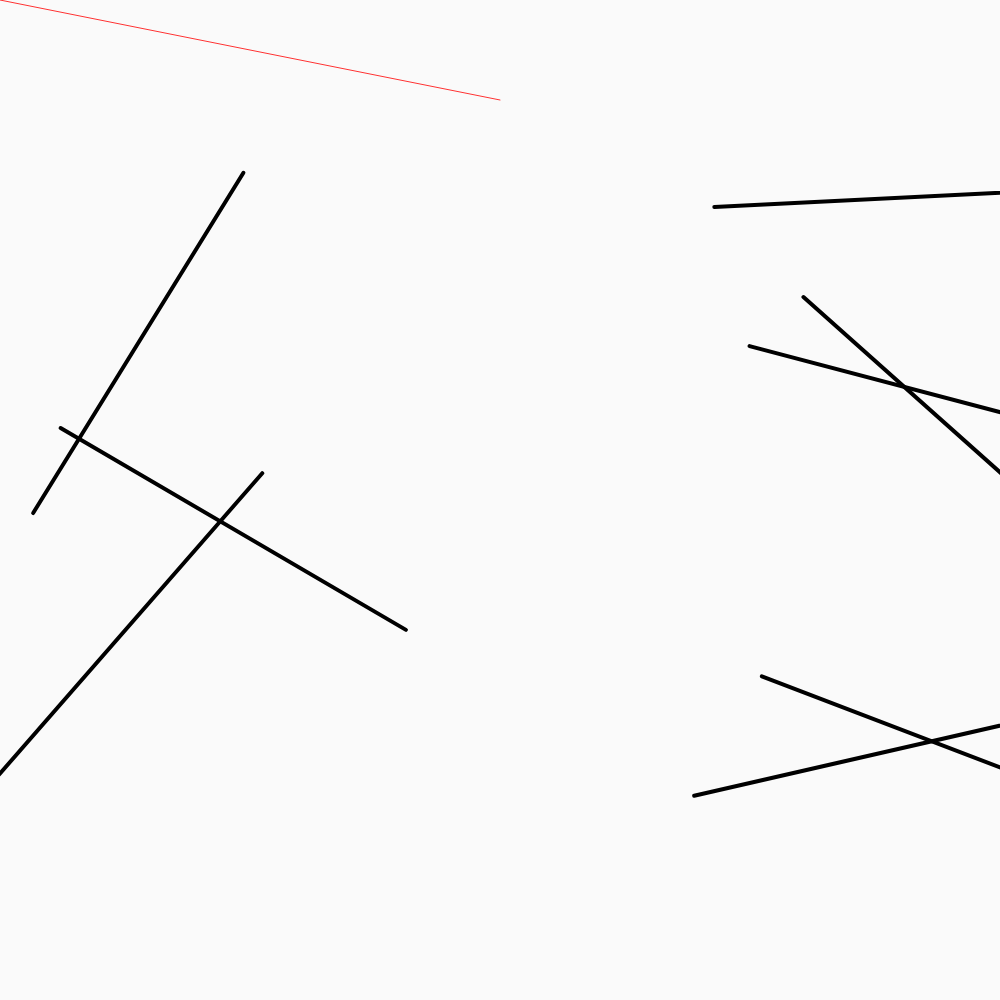
Frame 1 (no input)
Frame 60 (no input): identical to frame 1, image omitted
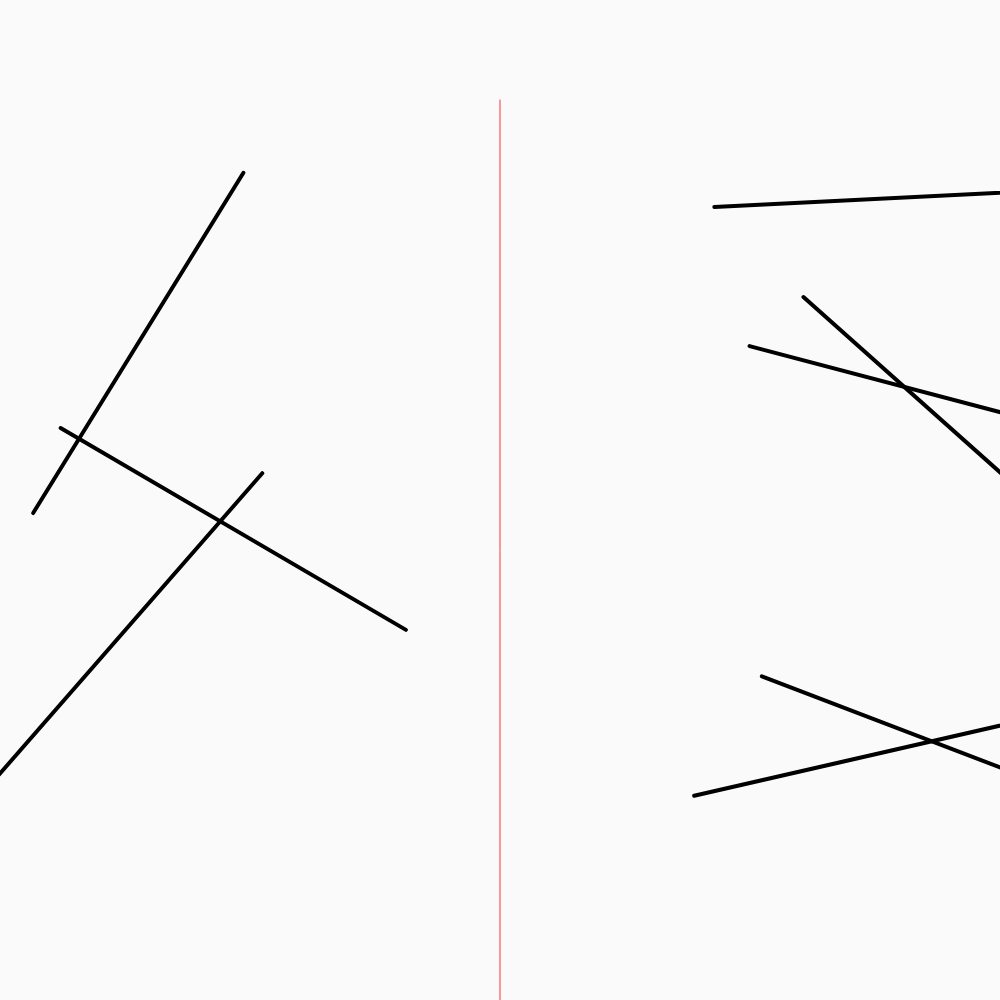
Frame 120 (the mouse pressed at the canvas centre since frame 60)

The p5.js sketch that drew these frames (run headless with seeded random() and noise() and a simulated clock; from frame 60 on, the mouse is pressed at the canvas centre):

// p5.js sketch
// ── sketch.js
const w = 1000;
const h = 1000;
var theta = 50;
var ray = [];
var wall1 = [];
var wallStartX = [];
var wallStartY = [];

var intercept;
var testVector;
var rayIntercept;
var reflection;
var wallCount = 8;
var cursorVector;
var cursorAngle;

function setup() {
	testVector = createVector(50, h/2);
	testVector2 = createVector(w/2, 100);
	testVector3 = createVector (900, h/2);
	createCanvas(w, h);
	frameRate(60);
	for (var i = 0; i < wallCount; i++){
		wallStartX [i] = random(w);
		wallStartY [i] = random(h);
	}
}


function ref(startRay, wall){	//Should return angle?/angle in degrees
	
	return ((2 * wall) - startRay);
}

function rayIntersect(){
	var rayCount = 1;
	ray [0] = new Ray(testVector2, degrees(thirdVector.heading()));
	//ray [1] = new Ray(testVector2, theta+90);
	//ray [2] = new Ray(testVector3, theta + 180);

	for (var j = rayCount; j <= rayCount; j++){
		var closest = null;
		var record = 2000;
		var wallCounter = null;
		var d = record;
		for(var i = 0; i < wallCount; i++){
			var temp = ray[j-1].cast(wall1 [i]);
			//console.log(temp);
			if (temp){
				temp.x = temp.x - cos(radians(ray[j-1].angle));
				temp.y = temp.y - sin(radians(ray[j-1].angle));
				var d = p5.Vector.dist(temp, ray[j-1].pos);
				//console.log(d);
				//console.log((d && (d < record)));
				if(d < record){
					record = d;
					closest = temp;
					wallCounter = i;
				}
			}
		}
		console.log("Closest:" + closest);
		ray[j-1].close = closest;
		if(closest){
			//console.log("Angle of Reflection: " +ref(ray.angle, wall1 [wallCounter].wallAngle))
			ray[j] = new Ray(ray[j-1].close, ref(ray[j-1].angle, wall1 [wallCounter].wallAngle));
  			//ray[j-1].show(ray[j-1].closest);	//have it loop so it can see if it bounces too........
  			rayCount++;
		}
		if (j > 20)
			break;
	}
	while(ray[0]){
		ray[0].show(ray[0].close);
		ray.shift();
	}
	//ray.show(closest);

}

var counter = 0;
function thetaShift(){
	if(theta > 90 || theta < -90)
  		counter++;
  	if(counter % 2 == 0)
  		theta += (.2);
  	else
  		theta -= .2;
}

function wallRotate(){
	//wall1 [0] = new Wall (w/2, h, w, h/2);
	//wall1[1] = new Wall (0, (3/4)*h, w/2, h);
	//wall1 [2] = new Wall (0, h/4, w/3, 0);
	//wall1 [3] = new Wall (10, h/2, 100, 100);
	for (var i = 0; i < wallCount; i++){
		wall1 [i] = new Wall (wallStartX [i], wallStartY [i], 400 * cos(radians(theta * (wallStartX [i] / 100))) + wallStartX [i], wallStartY [i] +  400 * sin(radians(theta * (wallStartX [i] / 100))));
		wall1 [i].show();
	}
}

function cursorPosition(){
	cursorVector = createVector(mouseX, mouseY);
	cursorAngle = degrees(cursorVector.heading());
	thirdVector = createVector(cursorVector.x - testVector2.x, cursorVector.y - testVector2.y);
}

function draw() {
	background (250);
	console.log(theta);
  	//thetaShift();
  	cursorPosition();
  	wallRotate();
  	//wall1.show();
  	rayIntersect();

}


/*To Do:
x Make ray rotate as function of time
x Extend ray further, add onto itself pixel-by-pixel
x Check for Intercept with wall and give feedback if so
x Find the position of the intersection and stop ray at that point
_ Store the end position and the direciton as a vector?
	_Find angle between ray and wall?
	_...
..._ Generate Random walls
_ Ray points towards mouse...
*/
// ── ray.js
class Ray{
	constructor(pos, angle){
		this.pos = pos;
		this.angle = angle;
		this.end = p5.Vector.fromAngle(radians(angle));
		this.close = null;
		//this.end = createVector(cos(this.dir),- sin(this.dir));

	}

	show(pnt){
		//var angles = radians(ang);
		
		push();
		strokeWeight(1);
		//stroke((this.pos.x + this.pos.y)/10, this.pos.y * (255/1000), this.pos.x * (255/1000));
		stroke(255, 50, 50);
    	if (pnt){
    		line(this.pos.x, this.pos.y, pnt.x, pnt.y);
    	}
    	
    	else{
    		translate(this.pos.x, this.pos.y);
    		line(0, 0, this.end.x * 1000, this.end.y * 1000);
    	}

    	pop();
	}


	cast(wall) {
    const x1 = wall.a.x;
    const y1 = wall.a.y;
    const x2 = wall.b.x;
    const y2 = wall.b.y;

    const x3 = this.pos.x;
    const y3 = this.pos.y;
    const x4 = this.pos.x + this.end.x;
    const y4 = this.pos.y + this.end.y;

    const den = (x1 - x2) * (y3 - y4) - (y1 - y2) * (x3 - x4);
    if (den == 0) {
      return;
    }

    const t = ((x1 - x3) * (y3 - y4) - (y1 - y3) * (x3 - x4)) / den;
    const u = -((x1 - x2) * (y1 - y3) - (y1 - y2) * (x1 - x3)) / den;
    if (t > 0 && t < 1 && u > 0) {
      const pt = createVector();
      pt.x = x1 + t * (x2 - x1);
      pt.y = y1 + t * (y2 - y1);
      return pt;
    } else {
      return;
    }
  }
}
// ── wall.js
class Wall{
	constructor(x1, y1, x2, y2){
		this.a = createVector(x1, y1);
		this.b = createVector(x2, y2);
		this.w = createVector(x2 - x1, y2 - y1);
		this.wallAngle = degrees(atan(this.w.y / this.w.x));
	}

	show(){
		strokeWeight(4);
		stroke(0);

		//modify eventually to make into a rectangle
		line(this.a.x, this.a.y, this.b.x, this.b.y);
	}
}
